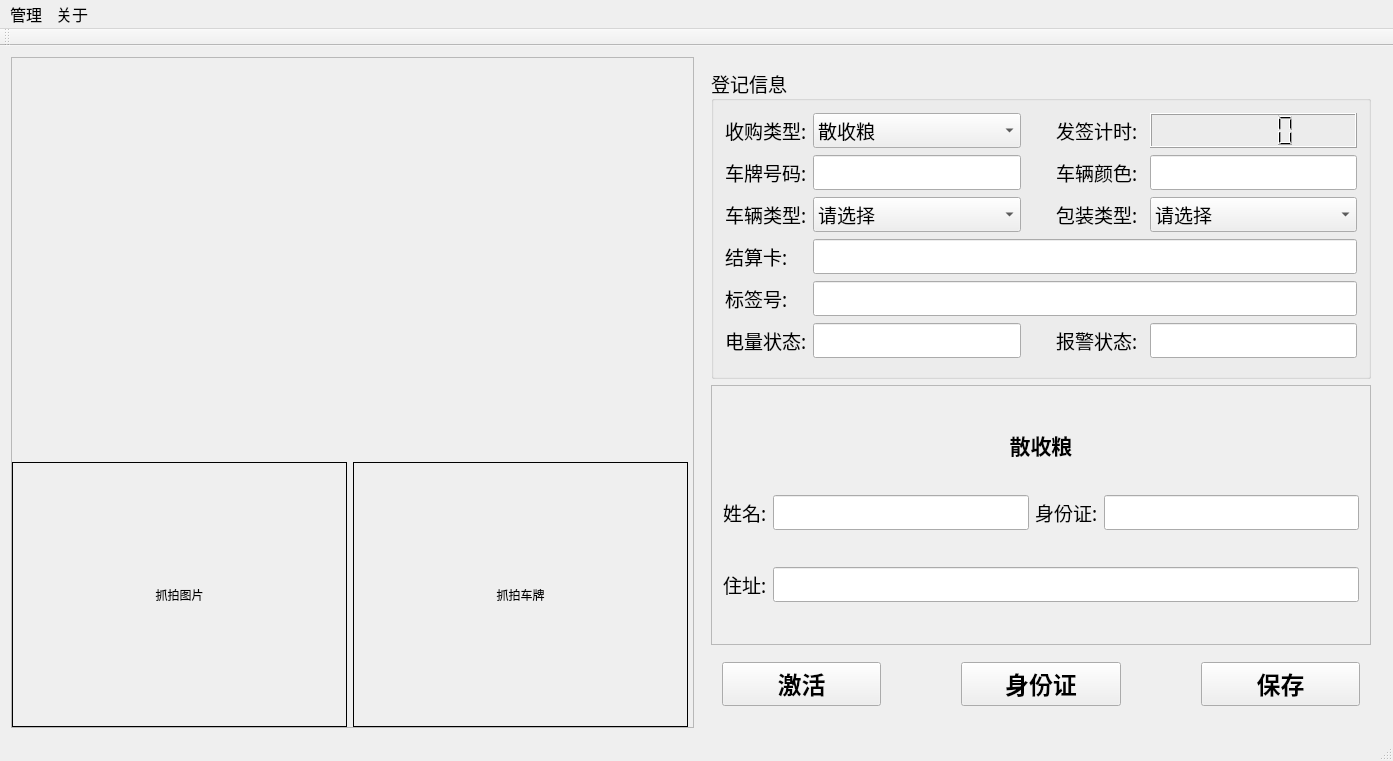
<?xml version="1.0" encoding="UTF-8"?>
<ui version="4.0">
 <class>MainWindow</class>
 <widget class="QMainWindow" name="MainWindow">
  <property name="geometry">
   <rect>
    <x>0</x>
    <y>0</y>
    <width>1393</width>
    <height>761</height>
   </rect>
  </property>
  <property name="windowTitle">
   <string>MainWindow</string>
  </property>
  <property name="styleSheet">
   <string notr="true"/>
  </property>
  <widget class="QWidget" name="centralWidget">
   <layout class="QGridLayout" name="gridLayout_5" columnstretch="5,5">
    <item row="0" column="0">
     <widget class="QFrame" name="frame">
      <property name="frameShape">
       <enum>QFrame::StyledPanel</enum>
      </property>
      <property name="frameShadow">
       <enum>QFrame::Raised</enum>
      </property>
      <layout class="QGridLayout" name="gridLayout" rowstretch="6,4">
       <property name="sizeConstraint">
        <enum>QLayout::SetDefaultConstraint</enum>
       </property>
       <property name="leftMargin">
        <number>0</number>
       </property>
       <property name="topMargin">
        <number>0</number>
       </property>
       <property name="rightMargin">
        <number>5</number>
       </property>
       <property name="bottomMargin">
        <number>0</number>
       </property>
       <item row="0" column="0" colspan="2">
        <widget class="FFmpegWidget" name="ffmpegWidget" native="true"/>
       </item>
       <item row="1" column="0">
        <widget class="QLabel" name="labCaptureCar">
         <property name="frameShape">
          <enum>QFrame::Box</enum>
         </property>
         <property name="lineWidth">
          <number>1</number>
         </property>
         <property name="midLineWidth">
          <number>1</number>
         </property>
         <property name="text">
          <string>抓拍图片</string>
         </property>
         <property name="scaledContents">
          <bool>false</bool>
         </property>
         <property name="alignment">
          <set>Qt::AlignCenter</set>
         </property>
        </widget>
       </item>
       <item row="1" column="1">
        <widget class="QLabel" name="labCaptrueID">
         <property name="frameShape">
          <enum>QFrame::Box</enum>
         </property>
         <property name="lineWidth">
          <number>1</number>
         </property>
         <property name="midLineWidth">
          <number>1</number>
         </property>
         <property name="text">
          <string>抓拍车牌</string>
         </property>
         <property name="scaledContents">
          <bool>false</bool>
         </property>
         <property name="alignment">
          <set>Qt::AlignCenter</set>
         </property>
        </widget>
       </item>
      </layout>
     </widget>
    </item>
    <item row="0" column="1">
     <widget class="QWidget" name="widget" native="true">
      <layout class="QGridLayout" name="gridLayout_3" rowstretch="6,5,1">
       <item row="1" column="0">
        <widget class="QStackedWidget" name="stackedWidget">
         <property name="sizePolicy">
          <sizepolicy hsizetype="Preferred" vsizetype="Preferred">
           <horstretch>0</horstretch>
           <verstretch>3</verstretch>
          </sizepolicy>
         </property>
         <property name="frameShape">
          <enum>QFrame::StyledPanel</enum>
         </property>
         <property name="frameShadow">
          <enum>QFrame::Plain</enum>
         </property>
         <property name="currentIndex">
          <number>0</number>
         </property>
         <widget class="QWidget" name="page">
          <layout class="QGridLayout" name="gridLayout_2">
           <item row="0" column="0" colspan="4">
            <widget class="QLabel" name="label_15">
             <property name="minimumSize">
              <size>
               <width>0</width>
               <height>30</height>
              </size>
             </property>
             <property name="maximumSize">
              <size>
               <width>16777215</width>
               <height>25</height>
              </size>
             </property>
             <property name="font">
              <font>
               <family>微软雅黑</family>
               <pointsize>16</pointsize>
               <weight>75</weight>
               <bold>true</bold>
              </font>
             </property>
             <property name="text">
              <string>散收粮</string>
             </property>
             <property name="alignment">
              <set>Qt::AlignCenter</set>
             </property>
            </widget>
           </item>
           <item row="2" column="1" colspan="3">
            <widget class="QLineEdit" name="editPersonalUserAddr">
             <property name="font">
              <font>
               <family>微软雅黑</family>
               <pointsize>14</pointsize>
              </font>
             </property>
            </widget>
           </item>
           <item row="1" column="0">
            <widget class="QLabel" name="label_11">
             <property name="font">
              <font>
               <family>微软雅黑</family>
               <pointsize>14</pointsize>
              </font>
             </property>
             <property name="text">
              <string>姓名:</string>
             </property>
            </widget>
           </item>
           <item row="1" column="1">
            <widget class="QLineEdit" name="editPersonalUserName">
             <property name="font">
              <font>
               <family>微软雅黑</family>
               <pointsize>14</pointsize>
              </font>
             </property>
            </widget>
           </item>
           <item row="2" column="0">
            <widget class="QLabel" name="label_13">
             <property name="font">
              <font>
               <family>微软雅黑</family>
               <pointsize>14</pointsize>
              </font>
             </property>
             <property name="text">
              <string>住址:</string>
             </property>
            </widget>
           </item>
           <item row="1" column="3">
            <widget class="QLineEdit" name="editPersonalUserID">
             <property name="font">
              <font>
               <family>微软雅黑</family>
               <pointsize>14</pointsize>
              </font>
             </property>
            </widget>
           </item>
           <item row="1" column="2">
            <widget class="QLabel" name="label_12">
             <property name="font">
              <font>
               <family>微软雅黑</family>
               <pointsize>14</pointsize>
              </font>
             </property>
             <property name="text">
              <string>身份证:</string>
             </property>
            </widget>
           </item>
          </layout>
         </widget>
         <widget class="QWidget" name="page_2">
          <property name="minimumSize">
           <size>
            <width>0</width>
            <height>0</height>
           </size>
          </property>
          <layout class="QGridLayout" name="gridLayout_4">
           <item row="0" column="0" colspan="4">
            <widget class="QLabel" name="label_18">
             <property name="minimumSize">
              <size>
               <width>0</width>
               <height>30</height>
              </size>
             </property>
             <property name="maximumSize">
              <size>
               <width>16777215</width>
               <height>25</height>
              </size>
             </property>
             <property name="font">
              <font>
               <family>微软雅黑</family>
               <pointsize>16</pointsize>
               <weight>75</weight>
               <bold>true</bold>
              </font>
             </property>
             <property name="text">
              <string>合同粮</string>
             </property>
             <property name="alignment">
              <set>Qt::AlignCenter</set>
             </property>
            </widget>
           </item>
           <item row="1" column="0">
            <widget class="QLabel" name="label_25">
             <property name="font">
              <font>
               <family>微软雅黑</family>
               <pointsize>14</pointsize>
              </font>
             </property>
             <property name="text">
              <string>车船号:</string>
             </property>
            </widget>
           </item>
           <item row="1" column="1">
            <widget class="QLineEdit" name="editContractTransport">
             <property name="font">
              <font>
               <family>微软雅黑</family>
               <pointsize>14</pointsize>
              </font>
             </property>
            </widget>
           </item>
           <item row="1" column="2">
            <widget class="QLabel" name="label_24">
             <property name="font">
              <font>
               <family>微软雅黑</family>
               <pointsize>14</pointsize>
              </font>
             </property>
             <property name="text">
              <string>供应商:</string>
             </property>
            </widget>
           </item>
           <item row="1" column="3">
            <widget class="QLineEdit" name="editContractSupplier">
             <property name="font">
              <font>
               <family>微软雅黑</family>
               <pointsize>14</pointsize>
              </font>
             </property>
            </widget>
           </item>
           <item row="2" column="0">
            <widget class="QLabel" name="label_23">
             <property name="font">
              <font>
               <family>微软雅黑</family>
               <pointsize>14</pointsize>
              </font>
             </property>
             <property name="text">
              <string>合同号:</string>
             </property>
            </widget>
           </item>
           <item row="2" column="1">
            <widget class="QLineEdit" name="editContractID">
             <property name="font">
              <font>
               <family>微软雅黑</family>
               <pointsize>14</pointsize>
              </font>
             </property>
            </widget>
           </item>
           <item row="2" column="2">
            <widget class="QLabel" name="label_27">
             <property name="font">
              <font>
               <family>微软雅黑</family>
               <pointsize>14</pointsize>
              </font>
             </property>
             <property name="text">
              <string>发站地点:</string>
             </property>
            </widget>
           </item>
           <item row="2" column="3">
            <widget class="QLineEdit" name="editContractSource">
             <property name="font">
              <font>
               <family>微软雅黑</family>
               <pointsize>14</pointsize>
              </font>
             </property>
            </widget>
           </item>
          </layout>
         </widget>
        </widget>
       </item>
       <item row="2" column="0">
        <widget class="QWidget" name="widget_2" native="true">
         <layout class="QGridLayout" name="gridLayout_6">
          <property name="horizontalSpacing">
           <number>80</number>
          </property>
          <item row="0" column="0">
           <widget class="QPushButton" name="btnActive">
            <property name="font">
             <font>
              <family>微软雅黑</family>
              <pointsize>18</pointsize>
              <weight>75</weight>
              <bold>true</bold>
             </font>
            </property>
            <property name="text">
             <string>激活</string>
            </property>
           </widget>
          </item>
          <item row="0" column="1">
           <widget class="QPushButton" name="btnSendCard">
            <property name="font">
             <font>
              <family>微软雅黑</family>
              <pointsize>18</pointsize>
              <weight>75</weight>
              <bold>true</bold>
             </font>
            </property>
            <property name="text">
             <string>身份证</string>
            </property>
           </widget>
          </item>
          <item row="0" column="2">
           <widget class="QPushButton" name="btnSave">
            <property name="font">
             <font>
              <family>微软雅黑</family>
              <pointsize>18</pointsize>
              <weight>75</weight>
              <bold>true</bold>
             </font>
            </property>
            <property name="text">
             <string>保存</string>
            </property>
           </widget>
          </item>
         </layout>
        </widget>
       </item>
       <item row="0" column="0">
        <widget class="QGroupBox" name="groupBox">
         <property name="font">
          <font>
           <family>微软雅黑</family>
           <pointsize>14</pointsize>
          </font>
         </property>
         <property name="title">
          <string>登记信息</string>
         </property>
         <layout class="QGridLayout" name="gridLayout_7">
          <item row="3" column="0">
           <widget class="QLabel" name="label_5">
            <property name="font">
             <font>
              <family>微软雅黑</family>
              <pointsize>14</pointsize>
             </font>
            </property>
            <property name="text">
             <string>车辆类型:</string>
            </property>
           </widget>
          </item>
          <item row="2" column="5">
           <widget class="QLabel" name="label_3">
            <property name="text">
             <string>车辆颜色:</string>
            </property>
           </widget>
          </item>
          <item row="3" column="1">
           <widget class="QComboBox" name="cboCarType">
            <property name="font">
             <font>
              <family>微软雅黑</family>
              <pointsize>14</pointsize>
             </font>
            </property>
            <item>
             <property name="text">
              <string>请选择</string>
             </property>
            </item>
            <item>
             <property name="text">
              <string>半挂</string>
             </property>
            </item>
            <item>
             <property name="text">
              <string>高栏</string>
             </property>
            </item>
            <item>
             <property name="text">
              <string>农汽</string>
             </property>
            </item>
            <item>
             <property name="text">
              <string>拖拉机</string>
             </property>
            </item>
           </widget>
          </item>
          <item row="3" column="5">
           <widget class="QLabel" name="label_14">
            <property name="font">
             <font>
              <family>微软雅黑</family>
              <pointsize>14</pointsize>
             </font>
            </property>
            <property name="text">
             <string>包装类型:</string>
            </property>
           </widget>
          </item>
          <item row="3" column="7">
           <widget class="QComboBox" name="cboPackType">
            <property name="font">
             <font>
              <family>微软雅黑</family>
              <pointsize>14</pointsize>
             </font>
            </property>
            <item>
             <property name="text">
              <string>请选择</string>
             </property>
            </item>
            <item>
             <property name="text">
              <string>袋装</string>
             </property>
            </item>
            <item>
             <property name="text">
              <string>散积</string>
             </property>
            </item>
           </widget>
          </item>
          <item row="2" column="7">
           <widget class="QLineEdit" name="editCarColor"/>
          </item>
          <item row="2" column="3">
           <widget class="QLabel" name="label_2">
            <property name="text">
             <string/>
            </property>
           </widget>
          </item>
          <item row="1" column="5" colspan="2">
           <widget class="QLabel" name="label">
            <property name="text">
             <string>发签计时:</string>
            </property>
           </widget>
          </item>
          <item row="4" column="1" colspan="7">
           <widget class="QLineEdit" name="editSettlementCardID">
            <property name="font">
             <font>
              <family>微软雅黑</family>
              <pointsize>14</pointsize>
             </font>
            </property>
           </widget>
          </item>
          <item row="1" column="7">
           <widget class="QLCDNumber" name="lcdnumber">
            <property name="font">
             <font>
              <pointsize>14</pointsize>
             </font>
            </property>
           </widget>
          </item>
          <item row="1" column="0">
           <widget class="QLabel" name="label_6">
            <property name="font">
             <font>
              <family>微软雅黑</family>
              <pointsize>14</pointsize>
             </font>
            </property>
            <property name="text">
             <string>收购类型:</string>
            </property>
           </widget>
          </item>
          <item row="5" column="0">
           <widget class="QLabel" name="label_7">
            <property name="font">
             <font>
              <family>微软雅黑</family>
              <pointsize>14</pointsize>
             </font>
            </property>
            <property name="text">
             <string>标签号:</string>
            </property>
           </widget>
          </item>
          <item row="4" column="0">
           <widget class="QLabel" name="label_17">
            <property name="font">
             <font>
              <family>微软雅黑</family>
              <pointsize>14</pointsize>
             </font>
            </property>
            <property name="text">
             <string>结算卡:</string>
            </property>
           </widget>
          </item>
          <item row="1" column="1">
           <widget class="QComboBox" name="cboAcquisitionType">
            <property name="font">
             <font>
              <family>微软雅黑</family>
              <pointsize>14</pointsize>
              <weight>50</weight>
              <bold>false</bold>
             </font>
            </property>
            <item>
             <property name="text">
              <string>散收粮</string>
             </property>
            </item>
            <item>
             <property name="text">
              <string>合同粮</string>
             </property>
            </item>
           </widget>
          </item>
          <item row="2" column="1">
           <widget class="QLineEdit" name="editCarID">
            <property name="font">
             <font>
              <family>微软雅黑</family>
              <pointsize>14</pointsize>
             </font>
            </property>
           </widget>
          </item>
          <item row="2" column="0">
           <widget class="QLabel" name="label_4">
            <property name="font">
             <font>
              <family>微软雅黑</family>
              <pointsize>14</pointsize>
             </font>
            </property>
            <property name="text">
             <string>车牌号码:</string>
            </property>
           </widget>
          </item>
          <item row="6" column="1">
           <widget class="QLineEdit" name="editTagPower">
            <property name="font">
             <font>
              <family>微软雅黑</family>
              <pointsize>14</pointsize>
             </font>
            </property>
           </widget>
          </item>
          <item row="5" column="1" colspan="7">
           <widget class="QLineEdit" name="editTagID">
            <property name="font">
             <font>
              <family>微软雅黑</family>
              <pointsize>14</pointsize>
             </font>
            </property>
           </widget>
          </item>
          <item row="6" column="5">
           <widget class="QLabel" name="label_8">
            <property name="font">
             <font>
              <family>微软雅黑</family>
              <pointsize>14</pointsize>
             </font>
            </property>
            <property name="text">
             <string>报警状态:</string>
            </property>
           </widget>
          </item>
          <item row="6" column="0">
           <widget class="QLabel" name="label_9">
            <property name="font">
             <font>
              <family>微软雅黑</family>
              <pointsize>14</pointsize>
             </font>
            </property>
            <property name="text">
             <string>电量状态:</string>
            </property>
           </widget>
          </item>
          <item row="6" column="7">
           <widget class="QLineEdit" name="editTagStatus">
            <property name="font">
             <font>
              <family>微软雅黑</family>
              <pointsize>14</pointsize>
             </font>
            </property>
           </widget>
          </item>
         </layout>
        </widget>
       </item>
      </layout>
     </widget>
    </item>
   </layout>
  </widget>
  <widget class="QMenuBar" name="menuBar">
   <property name="geometry">
    <rect>
     <x>0</x>
     <y>0</y>
     <width>1393</width>
     <height>33</height>
    </rect>
   </property>
   <property name="font">
    <font>
     <pointsize>12</pointsize>
    </font>
   </property>
   <widget class="QMenu" name="menu">
    <property name="font">
     <font>
      <pointsize>12</pointsize>
     </font>
    </property>
    <property name="title">
     <string>管理</string>
    </property>
    <addaction name="actLogin"/>
    <addaction name="actUpdatePasswd"/>
    <addaction name="actHDInfo"/>
   </widget>
   <widget class="QMenu" name="menu_2">
    <property name="title">
     <string>关于</string>
    </property>
    <addaction name="actAbout"/>
   </widget>
   <addaction name="menu"/>
   <addaction name="menu_2"/>
  </widget>
  <widget class="QToolBar" name="mainToolBar">
   <attribute name="toolBarArea">
    <enum>TopToolBarArea</enum>
   </attribute>
   <attribute name="toolBarBreak">
    <bool>false</bool>
   </attribute>
  </widget>
  <widget class="QStatusBar" name="statusBar"/>
  <action name="actLogin">
   <property name="text">
    <string>登录</string>
   </property>
  </action>
  <action name="actUpdatePasswd">
   <property name="text">
    <string>修改密码</string>
   </property>
  </action>
  <action name="actHDInfo">
   <property name="text">
    <string>硬件信息</string>
   </property>
  </action>
  <action name="actAbout">
   <property name="text">
    <string>关于</string>
   </property>
  </action>
 </widget>
 <layoutdefault spacing="6" margin="11"/>
 <customwidgets>
  <customwidget>
   <class>FFmpegWidget</class>
   <extends>QWidget</extends>
   <header location="global">ffmpeg.h</header>
   <container>1</container>
  </customwidget>
 </customwidgets>
 <resources/>
 <connections/>
</ui>
